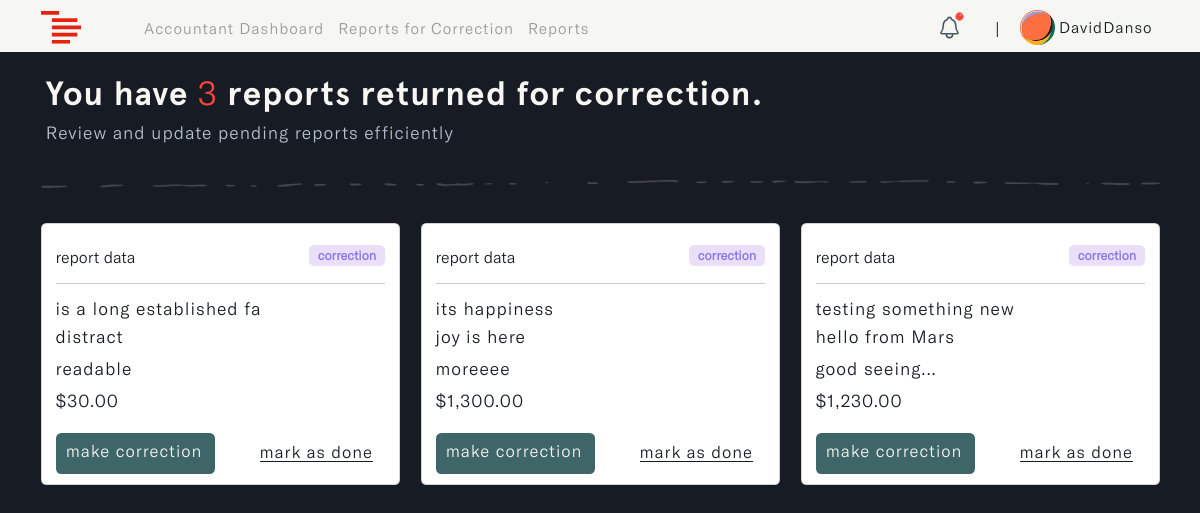
Page /accountant/corrections (signed in) on the earlier database version.
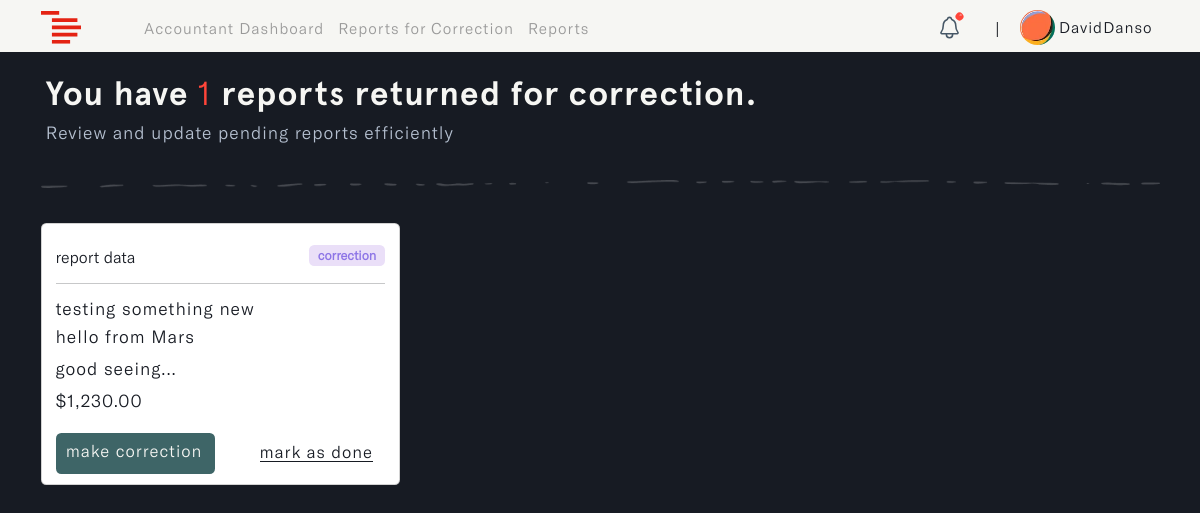
Same page on the later database version.
### reports/models.py (models this page shows, shortened)
class Report(models.Model):
    STATUS = (
        ('pending', 'pending'),
        ('correction', 'correction'),
        ('approve', 'approve'),
        ('reject', 'reject')
    )
    account_owner = models.ForeignKey(Profile, on_delete=models.CASCADE, null=True, db_index=True)
    description = models.TextField(null=True, blank=True, db_index=True)
    main_category = models.CharField(max_length=255, null=True, blank=True, db_index=True)
    sub_category = models.CharField(max_length=255, null=True, blank=True, db_index=True)
    status = models.CharField(max_length=255, default="pending", null=True, blank=True, choices=STATUS, db_index=True)
    payment = models.DecimalField(max_digits=10, decimal_places=2, null=True, blank=True, db_index=True)
    updated_time_stamp = models.DateTimeField(auto_now=True, db_index=True)
    created_time_stamp = models.DateTimeField(auto_now_add=True, db_index=True)
    id = models.UUIDField(default=uuid.uuid4, primary_key=True, unique=True, editable=False)
    class Meta:
        ordering = ['-updated_time_stamp']

### accountant/views.py (the view)
# urls.py: path('corrections', views.corrections_page, name='corrections'),
def corrections_page(request):
    user = request.user.profile
    correction_reports = Report.objects.filter(status='correction',
                                          account_owner=user)
    correction_count = correction_reports.count()
    context = {'correction_reports': correction_reports,
               'correction_count': correction_count}
    return render(request, 'accountant/corrections.html', context)

### accountant/templates/accountant/corrections.html (shortened to what this page needs)
{% load static %}
{% load widget_tweaks %}
{% load humanize %}
<!DOCTYPE html>
<html lang="en" class="js has-scroll-init has-scroll-smooth">
  <head>
    <link rel="stylesheet" href="{% static '/css/bootstrap.min.css' %}" />
    <link rel="stylesheet" href="{% static '/css/corrections.css' %}" />
  </head>
  <body
    id="pageTop"
    class="page-content"
    data-spy="scroll"
    data-target="#mainNav"
  >
    {% include 'nav.html' %}
    <main>
      <div data-scroll class="page page--layout-2" id="main">
        <div id="hero">
          <div class="container-fluid">
            <div class="hero-intro">
              <h1>
                You have <span>{{correction_count}}</span> reports returned for
                correction.
              </h1>
              <p>Review and update pending reports efficiently</p>
            </div>
          </div>
        </div>
        <div id="correction">
          <div class="container">
            <img
              src="{% static 'images/line.png'%}"
              class="img-fluid d-flex mx-auto"
              id="page_line"
              alt="page_line"
            />
            <div class="row">
              {% for report in correction_reports %}
              <div class="col-md-4" id="correction-card">
                <div class="card">
                  <div class="card-body">
                    <small
                      >report data
                      <span class="badge correction">correction</span></small
                    >
                    <hr />
                    <h3 id="description">
                      {{report.description|truncatechars:40}}
                    </h3>
                    <h3 id="main_cat">
                      {{report.main_category|truncatechars:30}}
                    </h3>
                    <h3 id="sub_cat">
                      {{report.sub_category|truncatechars:30}}
                    </h3>
                    <h3 id="payment">
                      ${{ report.payment|floatformat:2|intcomma }}
                    </h3>
                    <a href="#" id="corrections" class="btn">
                       make
                      correction
                    </a>
                    <a href="#" id="all_corrections" class="btn">
                      <span>mark as done</span>
                    </a>
                  </div>
                </div>
              </div>
              {% endfor %}
            </div>
          </div>
        </div>
      </div>
    </main>
  </body>
</html>

Differences in the rows shown:
no longer on this page (row edited): Report: description "is a long established fa", main_category "distract", sub_category "readable", payment "30.00"
no longer on this page (row edited): Report: description "its happiness", main_category "joy is here", sub_category "moreeee", payment "1,300.00"
Other differences:
{{ correction_count }}: "3" → "1"
